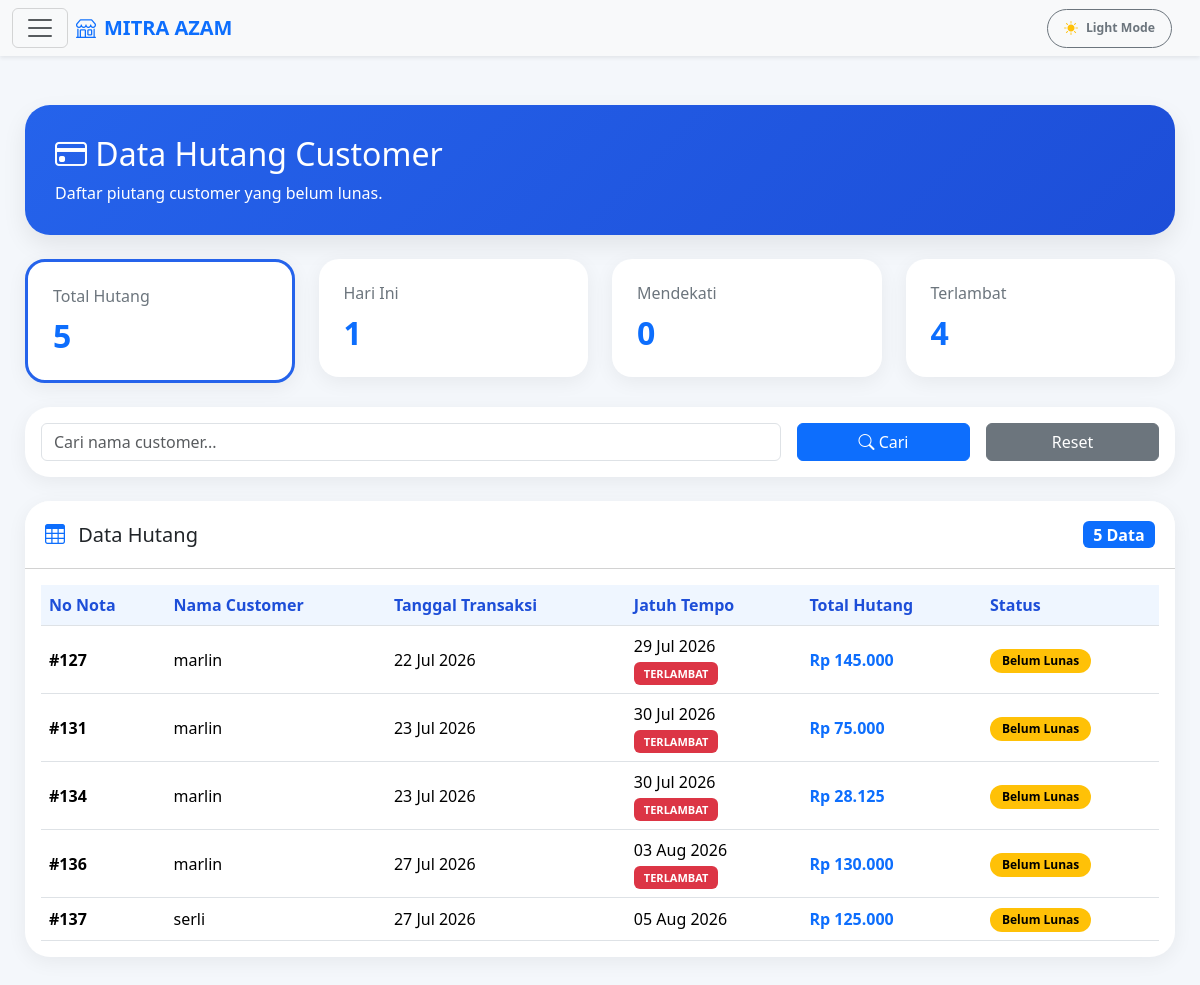
Page /admin/data_hutang.php (signed in) on the committed database.
### tables this page shows
CREATE TABLE `penjualan` (
  `id_penjualan` int(11) NOT NULL AUTO_INCREMENT,
  `tanggal` datetime NOT NULL,
  `total_harga` int(11) NOT NULL,
  `bayar` int(11) NOT NULL,
  `metode_pembayaran` varchar(50) DEFAULT NULL,
  `referensi` varchar(100) DEFAULT NULL,
  `bukti_pembayaran` varchar(255) DEFAULT NULL,
  `kasir` int(11) DEFAULT NULL,
  `nama_kasir` varchar(100) DEFAULT NULL,
  `id_customer` int(11) DEFAULT NULL,
  `kembali` int(11) NOT NULL,
  `nama_customer` varchar(100) DEFAULT NULL,
  `jatuh_tempo` date DEFAULT NULL,
  `status_pembayaran` enum('Lunas','Belum Lunas') NOT NULL,
  `metode_pelunasan` varchar(30) DEFAULT NULL,
  `tanggal_pelunasan` datetime DEFAULT NULL,
  `bukti_pelunasan` varchar(255) DEFAULT NULL,
  `keuntungan` int(11) NOT NULL,
  `id_user` int(11) NOT NULL,
  PRIMARY KEY (`id_penjualan`)
);

### admin/data_hutang.php (the view, shortened to what this page needs)
<?php
require_once '../config/koneksi.php';
mysqli_query($conn, "SET time_zone = '" . date('P') . "'");
$current_tema = $_SESSION['tema'] ?? 'light';
$filter = $_GET['filter'] ?? '';
$cari = $_GET['cari'] ?? '';
$where = "
metode_pembayaran='Hutang'
AND status_pembayaran='Belum Lunas'
";
$sql = "
SELECT *
FROM penjualan
WHERE $where
ORDER BY jatuh_tempo ASC
";
$query_hutang = mysqli_query($conn, $sql);
$q_total = mysqli_query($conn,"
SELECT COUNT(*) AS total
FROM penjualan
WHERE metode_pembayaran='Hutang'
AND status_pembayaran='Belum Lunas'
");
$total_hutang = mysqli_fetch_assoc($q_total)['total'];
$q_hariini = mysqli_query($conn,"
SELECT COUNT(*) AS total
FROM penjualan
WHERE metode_pembayaran='Hutang'
AND status_pembayaran='Belum Lunas'
AND DATE(jatuh_tempo)=CURDATE()
");
$total_hariini = mysqli_fetch_assoc($q_hariini)['total'];
$q_mendekati = mysqli_query($conn,"
SELECT COUNT(*) AS total
FROM penjualan
WHERE metode_pembayaran='Hutang'
AND status_pembayaran='Belum Lunas'
AND jatuh_tempo BETWEEN DATE_ADD(CURDATE(),INTERVAL 1 DAY)
AND DATE_ADD(CURDATE(),INTERVAL 3 DAY)
");
$total_mendekati = mysqli_fetch_assoc($q_mendekati)['total'];
$q_terlambat = mysqli_query($conn,"
SELECT COUNT(*) AS total
FROM penjualan
WHERE metode_pembayaran='Hutang'
AND status_pembayaran='Belum Lunas'
AND jatuh_tempo < CURDATE()
");
$total_terlambat = mysqli_fetch_assoc($q_terlambat)['total'];
?>
<!DOCTYPE html>
<html lang="id" data-bs-theme="<?= $current_tema ?>">
<head>
    <link href="https://cdn.jsdelivr.net/npm/bootstrap@5.3.3/dist/css/bootstrap.min.css" rel="stylesheet">
    <link rel="stylesheet" href="https://cdn.jsdelivr.net/npm/bootstrap-icons@1.11.3/font/bootstrap-icons.min.css">
</head>
<body class="<?= $current_tema == 'dark' ? 'dark-theme' : ''; ?>">
<nav class="navbar bg-body-tertiary fixed-top shadow-sm">
  <div class="container-fluid">
    <button class="navbar-toggler" type="button" data-bs-toggle="offcanvas" data-bs-target="#offcanvasNavbar">
      <span class="navbar-toggler-icon"></span>
    </button>
    <a class="navbar-brand d-flex align-items-center me-auto ms-2 fw-bold text-primary" href="dashboard.php">
      <i class="bi bi-shop me-2"></i> MITRA AZAM
    </a>
    <button class="btn btn-sm btn-outline-secondary rounded-pill px-3 py-2 d-flex align-items-center gap-2 me-3" id="themeToggleBtn">
        <i class="bi <?= $current_tema == 'dark' ? 'bi-moon-stars-fill text-warning' : 'bi-sun-fill text-warning'; ?>"></i>
        <span class="small fw-semibold d-none d-md-inline"><?= $current_tema == 'dark' ? 'Dark Mode' : 'Light Mode'; ?></span>
    </button>
  </div>
</nav>
<div class="container-fluid content">
    <div class="header-card mb-4">
        <h2><i class="bi bi-credit-card"></i> Data Hutang Customer</h2>
        <p class="mb-0">Daftar piutang customer yang belum lunas.</p>
    </div>
    <div class="row g-4 mb-4">
        <div class="col-md-3">
            <a href="data_hutang.php?filter=&cari=<?= urlencode($cari); ?>" class="text-decoration-none">
                <div class="stat-card <?= empty($filter) ? 'active-card' : ''; ?>">
                    <h6>Total Hutang</h6>
                    <h2><?= $total_hutang ?></h2>
                </div>
            </a>
        </div>
        <div class="col-md-3">
            <a href="data_hutang.php?filter=hariini&cari=<?= urlencode($cari); ?>" class="text-decoration-none">
                <div class="stat-card <?= $filter == 'hariini' ? 'active-card' : ''; ?>">
                    <h6>Hari Ini</h6>
                    <h2><?= $total_hariini ?></h2>
                </div>
            </a>
        </div>
        <div class="col-md-3">
            <a href="data_hutang.php?filter=mendekati&cari=<?= urlencode($cari); ?>" class="text-decoration-none">
                <div class="stat-card <?= $filter == 'mendekati' ? 'active-card' : ''; ?>">
                    <h6>Mendekati</h6>
                    <h2><?= $total_mendekati ?></h2>
                </div>
            </a>
        </div>
        <div class="col-md-3">
            <a href="data_hutang.php?filter=terlambat&cari=<?= urlencode($cari); ?>" class="text-decoration-none">
                <div class="stat-card <?= $filter == 'terlambat' ? 'active-card' : ''; ?>">
                    <h6>Terlambat</h6>
                    <h2><?= $total_terlambat ?></h2>
                </div>
            </a>
        </div>
    </div>
    <div class="card mb-4">
        <div class="card-body">
            <form method="GET">
                <div class="row g-3 align-items-center">
                    <div class="col-md-8">
                        <input type="text" name="cari" class="form-control" placeholder="Cari nama customer..." value="<?= htmlspecialchars($cari); ?>">
                    </div>
                    <div class="col-md-2">
                        <button type="submit" class="btn btn-primary w-100">
                            <i class="bi bi-search"></i> Cari
                        </button>
                    </div>
                    <div class="col-md-2">
                        <a href="data_hutang.php" class="btn btn-secondary w-100">Reset</a>
                    </div>
                </div>
            </form>
        </div>
    </div>
    <div class="card table-card">
        <div class="card-header">
            <div class="d-flex justify-content-between align-items-center flex-wrap">
                <h5 class="mb-0">
                    <i class="bi bi-table me-2 text-primary"></i> Data Hutang
                </h5>
                <span class="badge bg-primary fs-6">
                    <?= mysqli_num_rows($query_hutang); ?> Data
                </span>
            </div>
        </div>
        <div class="card-body table-responsive">
            <table class="table table-hover align-middle mb-0">
                <thead>
                    <tr>
                        <th>No Nota</th>
                        <th>Nama Customer</th>
                        <th>Tanggal Transaksi</th>
                        <th>Jatuh Tempo</th>
                        <th>Total Hutang</th>
                        <th>Status</th>
                    </tr>
                </thead>
                <tbody>
                <?php if(mysqli_num_rows($query_hutang) < 1): ?>
                    <tr>
                        <td colspan="6" class="text-center py-5 text-muted">
                            <i class="bi bi-check-circle fs-2 d-block mb-2"></i>
                            Tidak ada data hutang customer.
                        </td>
                    </tr>
                <?php else: ?>
                    <?php while($row = mysqli_fetch_assoc($query_hutang)): ?>
                    <?php
                    $is_overdue = date('Y-m-d') > $row['jatuh_tempo'];
                    ?>
                    <tr>
                        <td>
                            <strong>#<?= $row['id_penjualan']; ?></strong>
                        </td>
                        <td>
                            <?= htmlspecialchars($row['nama_customer']); ?>
                        </td>
                        <td>
                            <?= date('d M Y', strtotime($row['tanggal'])); ?>
                        </td>
                        <td>
                            <?= date('d M Y', strtotime($row['jatuh_tempo'])); ?>
                            <?php if($is_overdue): ?>
                                <br>
                                <span class="badge badge-terlambat mt-1">TERLAMBAT</span>
                            <?php endif; ?>
                        </td>
                        <td>
                            <strong class="text-primary">
                                Rp <?= number_format($row['total_harga'], 0, ',', '.'); ?>
                            </strong>
                        </td>
                        <td>
                            <span class="badge badge-belum">
                                Belum Lunas
                            </span>
                        </td>
                    </tr>
                    <?php endwhile; ?>
                <?php endif; ?>
                </tbody>
            </table>
        </div>
    </div>
</div>
</body>
</html>

### admin/data_hutang.php (style rules this page uses)
body { background: #f4f7fb; font-family: 'Segoe UI', sans-serif; padding-top: 80px; padding-bottom: 40px; color: #212529; transition: background 0.3s ease, color 0.3s ease; }
.content { padding: 25px; }
.header-card { background: linear-gradient(135deg,#2563eb,#1d4ed8); color: white; border-radius: 25px; padding: 30px; box-shadow: 0 10px 25px rgba(0,0,0,.08); }
.active-card { border: 3px solid #2563eb !important; }
.stat-card { background: white; border-radius: 20px; padding: 25px; box-shadow: 0 5px 20px rgba(0,0,0,.06); transition: .3s; cursor: pointer; }
.stat-card h6 { color: #6c757d; margin-bottom: 10px; }
.stat-card h2 { font-weight: bold; margin-bottom: 0; }
.card { border: none; border-radius: 25px; box-shadow: 0 5px 20px rgba(0,0,0,.06); }
.card-header { padding: 20px; background: #ffffff; border-top-left-radius: 25px !important; border-top-right-radius: 25px !important; }
.table th { background: #eff6ff; color: #1d4ed8; font-weight: 600; }
.table td { vertical-align: middle; }
.badge-terlambat { background: #dc3545; color: white; font-size: 11px; padding: 6px 10px; }
.badge-belum { background: #ffc107; color: black; padding: 6px 12px; border-radius: 30px; font-weight: 600; font-size: 12px; }

### rows in the picture
penjualan: id_penjualan "127", nama_customer "marlin", tanggal "22 Jul 2026", jatuh_tempo "29 Jul 2026", shows "TERLAMBAT", total_harga "145.000"
penjualan: id_penjualan "131", nama_customer "marlin", tanggal "23 Jul 2026", jatuh_tempo "30 Jul 2026", shows "TERLAMBAT", total_harga "75.000"
penjualan: id_penjualan "134", nama_customer "marlin", tanggal "23 Jul 2026", jatuh_tempo "30 Jul 2026", shows "TERLAMBAT", total_harga "28.125"
penjualan: id_penjualan "136", nama_customer "marlin", tanggal "27 Jul 2026", jatuh_tempo "03 Aug 2026", shows "TERLAMBAT", total_harga "130.000"
penjualan: id_penjualan "137", nama_customer "serli", tanggal "27 Jul 2026", jatuh_tempo "05 Aug 2026", total_harga "125.000"

### other values in the picture
$total_hutang "5"
$total_hariini "1"
$total_mendekati "0"
$total_terlambat "4"
mysqli_num_rows($query_hutang) "5"
